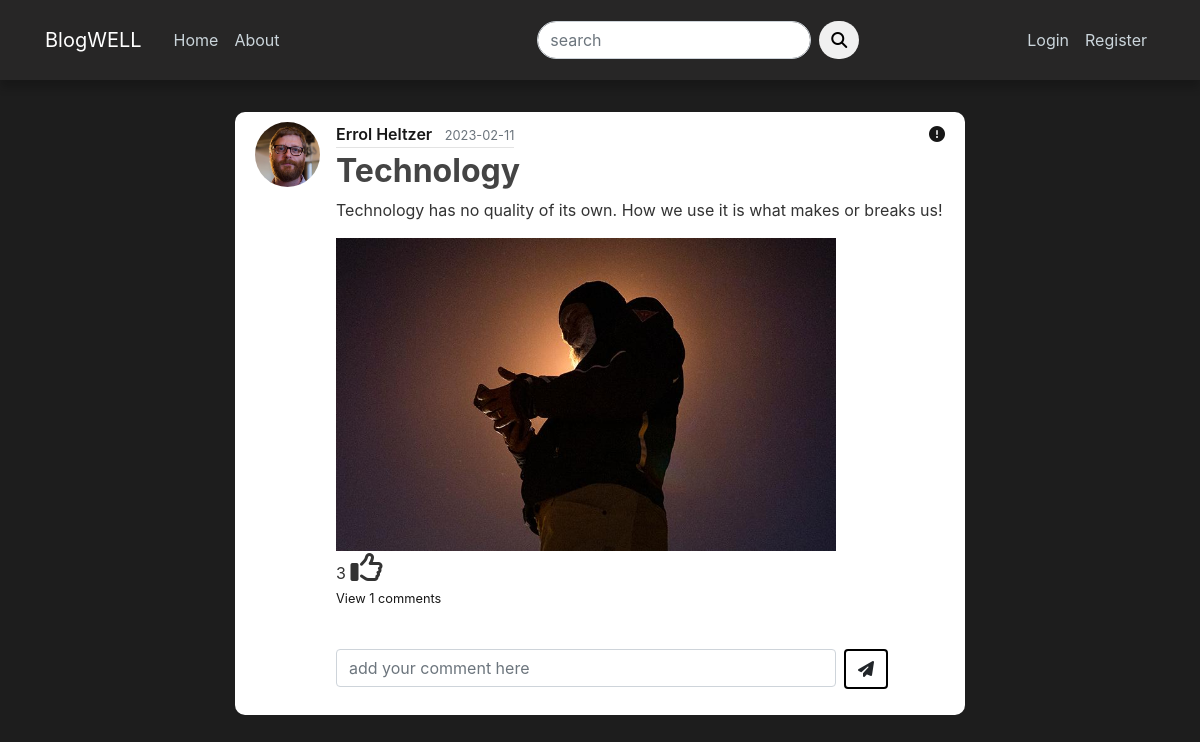
The page /post/5 on the database its author committed.
### blog/models.py (models this page shows, shortened)
class User(db.Model, UserMixin):
    id = db.Column(db.Integer, primary_key=True)
    username = db.Column(db.String(20), unique=True, nullable=False)
    email = db.Column(db.String(120), unique=True, nullable=False)
    image_file = db.Column(db.String(20), nullable=False, default='default.jpg')
    password = db.Column(db.String(60), nullable=False)
    posts = db.relationship('Post', backref='author', lazy=True, cascade="all, delete")
    comments = db.relationship('Comment', backref='author', lazy=True, cascade="all, delete")
    is_admin = db.Column(db.Boolean, default=False)
    likes = db.relationship('Like', backref='author', lazy=True, cascade="all, delete")
    reports = db.relationship('Reports', backref='author', lazy=True, cascade="all, delete")

class Post(db.Model):
    __table_args__ = (CheckConstraint('hate_percentage >= 0.0 and hate_percentage <= 1.0'),)
    id = db.Column(db.Integer, primary_key=True)
    title = db.Column(db.String(100), nullable=False)
    date_posted = db.Column(db.DateTime, nullable=False, default=datetime.utcnow)
    content = db.Column(db.Text, nullable=False)
    post_image = db.Column(db.String(200), nullable=True)
    user_id = db.Column(db.Integer, db.ForeignKey('user.id'), nullable=False)
    comments = db.relationship('Comment', backref='post', lazy=True, cascade="all, delete")
    likes = db.relationship('Like', backref='Post', lazy=True, cascade="all, delete")
    hate_percentage = db.Column(db.Float, nullable=False, server_default='0.0')
    reports = db.relationship('Reports', backref='Post', lazy=True, cascade="all, delete")

### blog/posts/routes.py (the view)
@posts.route("/post/<int:post_id>")
def post(post_id):
    post = Post.query.get_or_404(post_id)
    return render_template('post.html', title=post.title, post=post)

### blog/users/forms.py
class SearchForm(FlaskForm):
    searched = StringField('search', validators=[DataRequired()])
    submit = SubmitField('Submit')

### blog/users/routes.py (called while the page is built)
@app.context_processor
def home():
    form = SearchForm()
    return dict(form=form)

### blog/templates/post.html (shortened to what this page needs)
{% extends "layout.html" %}
{% block content %}
    <article class="media content-section">
        <img src="{{ url_for('static', filename='profile_pics/' + post.author.image_file)}}" class="rounded-circle article-img" alt="">
        <div class="media-body">
            <div class="d-flex justify-content-between">
                <div class="article-metadata">
                    <a class="mr-2 uname" href="{{url_for('users.user_posts', username=post.author.username )}}" >{{ post.author.username }}</a>
                    <small class="text-muted">{{ post.date_posted.strftime('%Y-%m-%d') }}</small>
                </div>
                <div>
                    <a href="#" data-toggle="modal" data-target="#reportModal"><i class="fa-solid fa-circle-exclamation"></i></a>
                </div>
            </div>
            <h2 class="article-title font-weight-bold">{{ post.title }}</a></h2>
            {% if post.post_image %}
                <div><p class="article-content">{{ post.content }}</p></div>
                <div class="post-pic"><img src="{{url_for('static', filename = 'post_images/' + post.post_image)}}" alt="" height="auto" width="500px"></div>
            {% else %}
                <div><p class="article-content">{{ post.content }}</p></div>
            {% endif %}
            <div>
                <span id="likes-count-{{post.id}}">{{post.likes|length}}</span>
                {% if current_user in post.likes|map(attribute="author")|list %}
                    <i class="fa-solid fa-thumbs-up fa-2x" id="likes-button-{{post.id}}" onclick="like({{post.id}})"></i></a>
                {% else %}
                    <i class="fa-regular fa-thumbs-up fa-2x" id="likes-button-{{post.id}}" onclick="like({{post.id}})"></i></a>
                {% endif %}
            </div>
        <p class="card-text">
            {% if post.comments|length > 0 %}
            <a data-toggle="collapse" href="#comments-{{post.id}}" role="button" aria-expanded="false">
                <small>View {{post.comments|length }} comments</small>
            </a>
            {% else%}
            <small class="text-muted">No comments to display</small>
            {% endif %}
        </p>
        <br>
        <form action="/comment/{{post.id}}" class="input-group mb-3" method="POST">
            <div class="mr-2">
                <input type="text" name="text" id="text" class="form-control" placeholder="add your comment here" style="width: 500px;"/>
            </div>
            <div>
                <button type="submit" class="btn btn-rounded" style="border: 2px solid black;"><i class="fa-solid fa-paper-plane"></i></button>
            </div>
        </form>
    </article>
{% endblock content %}

### blog/static/main.css (style rules this page uses)
body { background: #1d1d1d; color: #333333; margin-top: 7rem; }
h1, h2, h3, h4, h5, h6 { color: #444444; }
a { color: rgb(23, 23, 23); }
.uname { font-weight: 600; }
.content-section { background: #ffffff; padding: 10px 20px; border-radius: 10px; margin-bottom: 20px; }
.article-title { color: #444444; }
.article-content { white-space: pre-line; }
.article-img { height: 65px; width: 65px; margin-right: 16px; }
.article-metadata { padding-bottom: 1px; margin-bottom: 4px; border-bottom: 1px solid #e3e3e3 }
.fa-thumbs-up { cursor: pointer; }

### rows shown on the page
User: image_file (picture), author.username "Errol Heltzer"
Post: date_posted "2023-02-11", title "Technology", content "Technology has no quality of its own. How we use it is what makes or breaks us!", post_image (picture)

### other values the page prints
{{ post.likes|length }} "3"
{{ post.comments|length }} "1"
